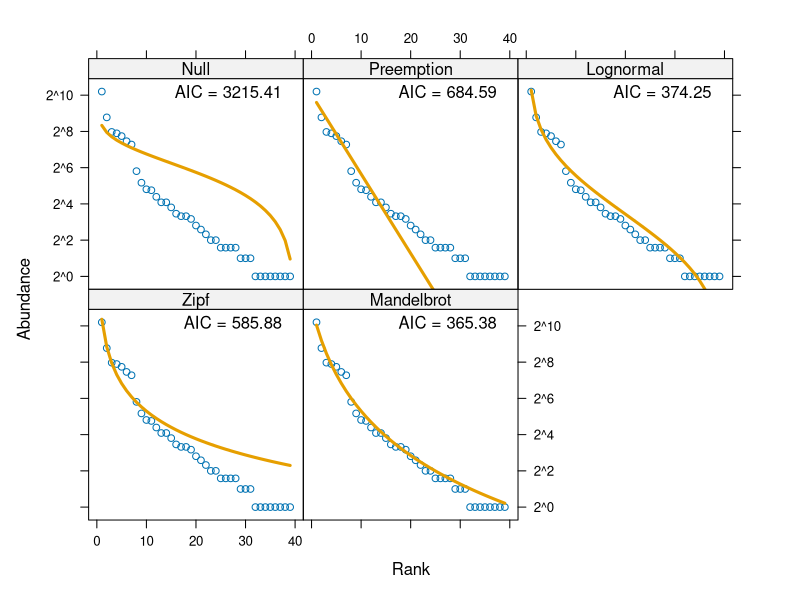

This chart was generated by the following R code: (Note: this script raises an error after producing the figure.)
library(vegan)

abu <- read.csv("LL_abu.csv")[ ,-1:-2]
env <- read.csv("LL_env.csv")[ ,-1:-2]
mic <- read.csv("LL_micro.csv")[ ,-1:-2]



r_a <- radfit(colSums(abu), model = "Lognormal")


radlattice(r_a)

names(r_a$y[r_a$y > 3])




abu
    abu_trans <- decostand(abu, method = "max")
    abu_pca <- prcomp(abu_trans)
    cum_abu <- summary(abu_pca)$importance[3,2]


abu1 <- abu[ ,-grep("Nardstri", names(abu))]
    abu1_trans <- decostand(abu1, method = "max")
    abu1_pca <- prcomp(abu1_trans)
    cum_abu1 <- summary(abu1_pca)$importance[3,2]


tabla_var <- data.frame(comm = c("Todas","Gen10"),
                        var = c(cum_abu,cum_abu1))

plot(tabla_var)





abu_lista <- list(Todas = abu,
                  Gen1 = abu[ ,-grep("Nardstri", names(abu))],
                  Gen2 = abu[ ,-grep("Nardstri|Carengir", names(abu))],
                  Esp1 = abu[ ,names(r_a$y[r_a$y > 2])],
                  Esp2 = abu[ ,names(r_a$y[r_a$y > 3])],
                  G1E1 = abu[ ,names(r_a$y[r_a$y < 500 & r_a$y > 2])],
                  G1E2 = abu[ ,names(r_a$y[r_a$y < 500 & r_a$y > 3])],
                  G2E1 = abu[ ,names(r_a$y[r_a$y < 300 & r_a$y > 2])],
                  G2E2 = abu[ ,names(r_a$y[r_a$y < 300 & r_a$y > 3])])

abu_trans <- lapply(abu_lista, decostand, method="max")
abu_pca <- lapply(abu_trans, prcomp)

cum_abu <- sapply(abu_pca, function(x) summary(x)$importance[3,2])
cum_abu




abu_lista$Esp2

CCA_abu <- cca(abu_lista$Esp2 ~ ., data = env)
CCA_abu
summary(CCA_abu)
plot(CCA_abu)

ordistep(CCA_abu)

cca(abu_lista$Esp2 ~ AWTD, data = env)
